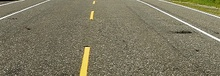
%> input picture trainFile/a.jpg, 220 x 76 px, shrunk from 360 x 125 before the run; its folder holds only this picture in this run
$ octave wayConditionPredict.m   (GNU Octave 9; MATLAB toolbox functions it lacks are replaced by stand-ins)
%> lines starting %> are read from the running program, lines starting %| are printed output that depends on the picture
### img_process_fuc.m
function [ energy,contrast,correlation,entropy,deficit] = img_process_fuc( img_file )
%> called with img_file = 'a.jpg'

img = imread(img_file,'jpg'); %imshow(image); %读取图片
%> img is the input picture: size 76x220x3 uint8; mean R, G, B 125.4, 120.2, 97.1
img = rgb2gray(img);%转为灰度图像
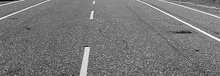
%> img: size 76x220 uint8; min 1, max 254, mean 119
img = histeq(img);%直方图均衡化
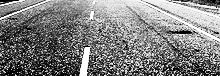
%> img: size 76x220 uint8; min 0, max 255, mean 127.9

gray_leave = 256 ;%灰度级数
gray_leave_com = 32 ;%压缩后灰度级数
dx = 1 ; dy = 1 ;%搜寻灰度步进长度
[L,W] = size(img);%图片的尺寸，L长 ，W宽
%> L = 76; W = 220

%--------------------------------------------------------------------------
%2.为了减少计算量，对原始图像灰度级压缩，将img量化成16级
%--------------------------------------------------------------------------
for i = 1 : L
    for j = 1 : W
        for n = 1 : gray_leave_com
            if (n-1)*(gray_leave/gray_leave_com) <= img(i ,j)  && ...
                    img(i ,j)<= (n-1)*(gray_leave/gray_leave_com )+(gray_leave/gray_leave_com )-1
                img(i ,j) = n-1;
            end
        end
    end
end

%--------------------------------------------------------------------------
%3.计算四个共生矩阵P,取距离为1，角度分别为0,45,90,135
%--------------------------------------------------------------------------
P = zeros(gray_leave_com,gray_leave_com,4);

for m = 1 : gray_leave_com
    for n  = 1 : gray_leave_com
        for i = 1 : L
            for j = 1 : W
                if (j<=W-dy && img(i , j) == m-1 && img(i ,j+dy) ==n-1) %角度为0
                    P(m , n , 1) = P(m, n ,1) + 1 ;
                end
                if (i<=L-dx && j<=W-dy && img(i , j) == m-1 && img(i +dx ,j+dy) ==n-1) %角度为45
                    P(m , n , 2) = P(m, n ,2) + 1;
                end
                if (i<=L-dx && img(i , j) == m-1 && img(i +dx ,j) ==n-1) %角度为90
                    P(m , n , 3) = P(m, n ,3) + 1;
                end
                if ( j>dy && i<=L-dx && img(i , j) == m-1 && img(i +dx ,j - dy ) ==n-1) %角度为135
                    P(m , n , 4) = P(m, n ,4) + 1;
                end
            end
        end
    end
end

%%---------------------------------------------------------
% 对共生矩阵归一化
%%---------------------------------------------------------
for n=1:4
    P(:,:,n)=P(:,:,n)/sum(sum(P(:,:,n)));
end

%--------------------------------------------------------------------------
%4.求共生矩阵计算(二阶矩)能量、熵、惯性矩、相关、逆差分阵5个纹理参数
%--------------------------------------------------------------------------
Ans_data = zeros(1,4);
energy = Ans_data ; %二阶矩
contrast= Ans_data ;%对比度(惯性矩)
correlation = Ans_data ; %相关度
entropy = Ans_data ;%熵
deficit = Ans_data ;%逆差分阵
mean_x = Ans_data ; %均值
mean_y = Ans_data ; %均值
variance_x = Ans_data ; %均方差
variance_y = Ans_data ; %均方差
Exy = Ans_data;

for n = 1:4
    energy(n) = sum(sum(P(:,:,n).^2));%二阶矩
    for i = 1:gray_leave_com
        for j = 1:gray_leave_com
            if P(i, j ,n)~=0
                entropy(n) = -P(i, j ,n)*log(P(i, j ,n)) + entropy(n) ;%熵
            end
            contrast(n) = ((i - j)^2)*P(i, j ,n) + contrast(n) ;%对比度
            mean_x(n) = i*P(i, j ,n) + mean_x(n);
            mean_y(n) = j*P(i, j ,n) + mean_y(n);
        end
    end
end
for n = 1:4
    for i = 1:gray_leave_com
        for j = 1:gray_leave_com
            variance_x(n) = (i - mean_x(n))^2 * P(i, j ,n) + variance_x(n);
            variance_y(n) = (j - mean_y(n))^2 * P(i, j ,n) + variance_y(n);
            Exy(n) = i*j*P(i, j ,n) +  Exy(n) ;
            deficit(n) = P(i, j ,n)/(1+(i-j)^2) + deficit(n) ;
        end
    end
    correlation(n) = (Exy(n) - mean_x(n)*mean_y(n))/(variance_x(n)*variance_y(n));
end
end

### wayConditionPredict.m
clc;close all ; clear all;
%--------------------------------------------------------------------------
%获取图像和图像信息
%--------------------------------------------------------------------------
trainFilePath = 'E:\MatlabProject\ImageProcessing\trainFile';
fileRes = ls(strcat(trainFilePath,'/*.jpg'));
files = cellstr(fileRes);
fileNum =  length(files);

data = zeros(1,fileNum);
energy_mean = data ; %二阶矩
contrast_mean= data ;%对比度(惯性矩)
correlation_mean = data ; %相关度
entropy_mean = data ;%熵
deficit_mean = data ;%逆差分阵

%--------------------------------------------------------------------------
%获取样本特征值，用于训练分类器
%--------------------------------------------------------------------------
ans_data=zeros(5,4,fileNum);
for n = 1 :fileNum
%> (the run ends here)
